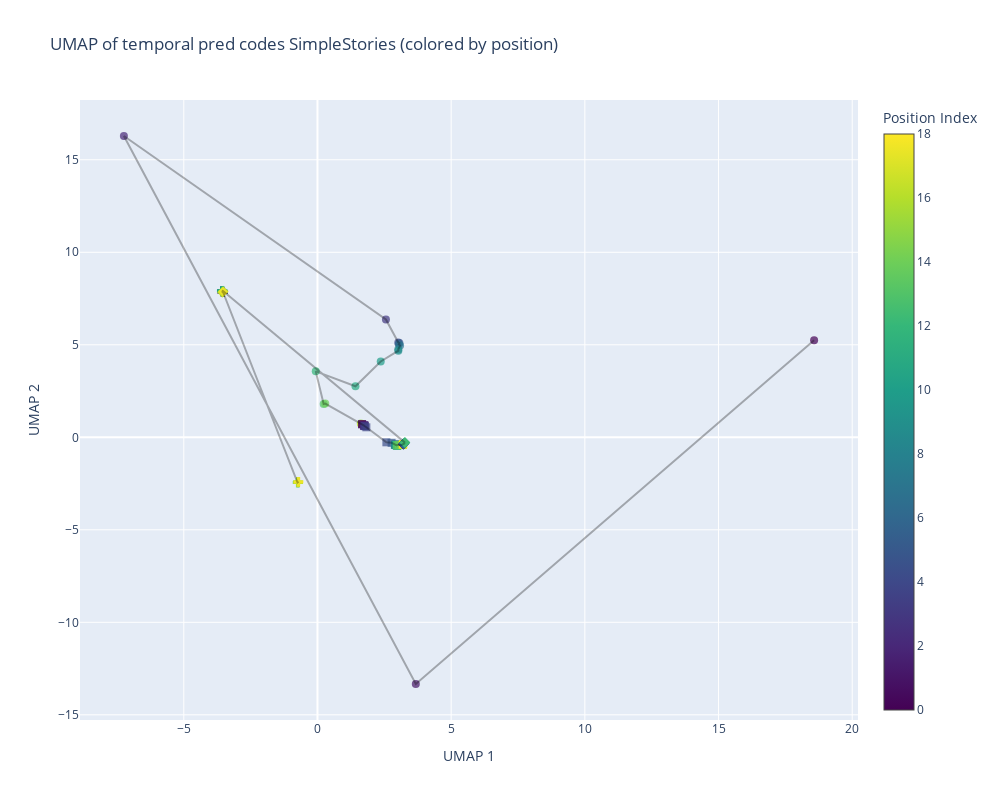

Here is the notebook cell this chart was saved with:
### Code cell
# Create trace data
traces = []

# Define marker shapes for each event
marker_shapes = ['circle', 'square', 'diamond', 'cross', 'x', 'triangle-up', 'triangle-down', 'star']

# Assign shape to each point based on event boundaries
shape_assignments = []
for pos in pos_labels_flat:
    # Find which event this position belongs to
    event_idx = 0
    for i in range(len(event_boundaries) - 1):
        if event_boundaries[i] <= pos < event_boundaries[i + 1]:
            event_idx = i
            break
    else:
        # If position is >= last boundary
        event_idx = len(event_boundaries) - 1
    
    shape_assignments.append(marker_shapes[event_idx % len(marker_shapes)])

# Create a trace for each unique shape (for better rendering)
unique_shapes = list(set(shape_assignments))
for shape in unique_shapes:
    # Get indices for this shape
    shape_mask = [s == shape for s in shape_assignments]
    shape_indices = [i for i, m in enumerate(shape_mask) if m]
    
    traces.append(
        go.Scatter(
            x=embedding_flat[shape_indices, 0],
            y=embedding_flat[shape_indices, 1],
            mode="markers",
            marker=dict(
                size=8,
                symbol=shape,
                color=[pos_labels_flat[i] for i in shape_indices],
                colorscale="Viridis",
                showscale=True if shape == unique_shapes[0] else False,
                colorbar=dict(title="Position Index") if shape == unique_shapes[0] else None,
                opacity=0.7,
            ),
            text=[hover_texts[i] for i in shape_indices],
            hovertemplate="%{text}<br>UMAP1: %{x:.2f}<br>UMAP2: %{y:.2f}<extra></extra>",
            showlegend=False,
        )
    )

# Add sequence connection lines
if CONNECT_SEQUENCES is not None:
    # Determine which sequences to connect
    if isinstance(CONNECT_SEQUENCES, list):
        sequences_to_connect = CONNECT_SEQUENCES
    else:
        # If not a list (e.g., True), connect all sequences
        sequences_to_connect = range(batch_size)
    
    for b in sequences_to_connect:
        if b < batch_size:  # Validate index
            traces.append(
                go.Scatter(
                    x=embedding[b, :, 0],
                    y=embedding[b, :, 1],
                    mode="lines",
                    line=dict(color="black", width=2),
                    opacity=0.3,
                    showlegend=False,
                    hoverinfo="skip",
                )
            )

# Create interactive 2D plot
fig = go.Figure(data=traces)

fig.update_layout(
    title=f"{title_prefix} (colored by position)",
    xaxis_title="UMAP 1",
    yaxis_title="UMAP 2",
    width=1000,
    height=800,
)

fig.show()

### Figure 1 — Plotly figure (JSON) as saved in the notebook; plotly's stock layout.template omitted (floating-point values rounded to 4 significant figures)
{"data": [{"hovertemplate": "%{text}<br>UMAP1: %{x:.2f}<br>UMAP2: %{y:.2f}<extra></extra>", "marker": {"color": [0, 1, 2, 3, 4, 5, 6, 7, 8, 9, 10, 11, 12, 13, 14, 15, 16, 17, 18], "colorbar": {"title": {"text": "Position Index"}}, "colorscale": [[0, "#440154"], [0.1111, "#482878"], [0.2222, "#3e4989"], [0.3333, "#31688e"], [0.4444, "#26828e"], [0.5556, "#1f9e89"], [0.6667, "#35b779"], [0.7778, "#6ece58"], [0.8889, "#b5de2b"], [1, "#fde725"]], "opacity": 0.7, "showscale": true, "size": 8, "symbol": "circle"}, "mode": "markers", "showlegend": false, "text": ["Position: 0<br>Story: <b><bos></b>", "Position: 1<br>Story: <bos><b>P</b>", "Position: 2<br>Story: <bos>P<b>uddles</b>", "Position: 3<br>Story: <bos>Puddles<b> filled</b>", "Position: 4<br>Story: <bos>Puddles filled<b> the</b>", "Position: 5<br>Story: <bos>Puddles filled the<b> streets</b>", "Position: 6<br>Story: <bos>Puddles filled the streets<b> after</b>", "Position: 7<br>Story: <bos>Puddles filled the streets after<b> the</b>", "Position: 8<br>Story: <bos>Puddles filled the streets after the<b> rain</b>", "Position: 9<br>Story: <bos>Puddles filled the streets after the rain<b>.</b>", "Position: 10<br>Story: <bos>Puddles filled the streets after the rain.<b> A</b>", "Position: 11<br>Story: <bos>Puddles filled the streets after the rain. A<b> boy</b>", "Position: 12<br>Story: <bos>Puddles filled the streets after the rain. A boy<b> stepped</b>", "Position: 13<br>Story: <bos>Puddles filled the streets after the rain. A boy stepped<b> carefully</b>", "Position: 14<br>Story: <bos>Puddles filled the streets after the rain. A boy stepped carefully<b>,</b>", "Position: 15<br>Story: <bos>Puddles filled the streets after the rain. A boy stepped carefully,<br><b> shoes</b>", "Position: 16<br>Story: <bos>Puddles filled the streets after the rain. A boy stepped carefully,<br> shoes<b> splashing</b>", "Position: 17<br>Story: <bos>Puddles filled the streets after the rain. A boy stepped carefully,<br> shoes splashing<b>.</b>", "Position: 18<br>Story: <bos>Puddles filled the streets after the rain. A boy stepped carefully,<br> shoes splashing.<b> He</b>"], "type": "scatter", "x": [18.57, 3.678, -7.241, 2.56, 3.023, 3.063, 3.039, 3.089, 3.021, 3.026, 2.366, 1.421, -0.06485, 0.2309, 0.2905, 1.621, 1.673, 1.631, 1.674], "y": [5.251, -13.33, 16.29, 6.37, 5.127, 5.091, 5.024, 4.958, 4.744, 4.684, 4.099, 2.76, 3.563, 1.795, 1.822, 0.748, 0.7178, 0.7218, 0.7167]}, {"hovertemplate": "%{text}<br>UMAP1: %{x:.2f}<br>UMAP2: %{y:.2f}<extra></extra>", "marker": {"color": [71, 72, 73, 74, 75, 76, 77, 78, 79, 80, 81, 82, 83, 84, 85, 86, 87, 88, 89, 90, 91, 92, 93, 94, 95, 96, 97, 98, 100], "colorscale": [[0, "#440154"], [0.1111, "#482878"], [0.2222, "#3e4989"], [0.3333, "#31688e"], [0.4444, "#26828e"], [0.5556, "#1f9e89"], [0.6667, "#35b779"], [0.7778, "#6ece58"], [0.8889, "#b5de2b"], [1, "#fde725"]], "opacity": 0.7, "showscale": false, "size": 8, "symbol": "cross"}, "mode": "markers", "showlegend": false, "text": ["Position: 71<br>Story: <bos>Puddles filled the streets after the rain. A boy stepped carefully,<br> shoes splashing. He had a secret. He had seen a ghost in the<br> old house. The townsfolk said it was just a tale, but he<br> knew better. The ghost was real, and it needed help. His heart<br> raced, but he felt a pull to the house.<b> He</b>", "Position: 72<br>Story: <bos>Puddles filled the streets after the rain. A boy stepped carefully,<br> shoes splashing. He had a secret. He had seen a ghost in the<br> old house. The townsfolk said it was just a tale, but he<br> knew better. The ghost was real, and it needed help. His heart<br> raced, but he felt a pull to the house. He<b> could</b>", "Position: 73<br>Story: <bos>Puddles filled the streets after the rain. A boy stepped carefully,<br> shoes splashing. He had a secret. He had seen a ghost in the<br> old house. The townsfolk said it was just a tale, but he<br> knew better. The ghost was real, and it needed help. His heart<br> raced, but he felt a pull to the house. He could<b> not</b>", "Position: 74<br>Story: <bos>Puddles filled the streets after the rain. A boy stepped carefully,<br> shoes splashing. He had a secret. He had seen a ghost in the<br> old house. The townsfolk said it was just a tale, but he<br> knew better. The ghost was real, and it needed help. His heart<br> raced, but he felt a pull to the house. He could not<b> ignore</b>", "Position: 75<br>Story: <bos>Puddles filled the streets after the rain. A boy stepped carefully,<br> shoes splashing. He had a secret. He had seen a ghost in the<br> old house. The townsfolk said it was just a tale, but he<br> knew better. The ghost was real, and it needed help. His heart<br> raced, but he felt a pull to the house. He could not ignore<br><b> it</b>", "Position: 76<br>Story: <bos>Puddles filled the streets after the rain. A boy stepped carefully,<br> shoes splashing. He had a secret. He had seen a ghost in the<br> old house. The townsfolk said it was just a tale, but he<br> knew better. The ghost was real, and it needed help. His heart<br> raced, but he felt a pull to the house. He could not ignore<br> it<b>.</b>", "Position: 77<br>Story: <bos>Puddles filled the streets after the rain. A boy stepped carefully,<br> shoes splashing. He had a secret. He had seen a ghost in the<br> old house. The townsfolk said it was just a tale, but he<br> knew better. The ghost was real, and it needed help. His heart<br> raced, but he felt a pull to the house. He could not ignore<br> it.<b> He</b>", "Position: 78<br>Story: <bos>Puddles filled the streets after the rain. A boy stepped carefully,<br> shoes splashing. He had a secret. He had seen a ghost in the<br> old house. The townsfolk said it was just a tale, but he<br> knew better. The ghost was real, and it needed help. His heart<br> raced, but he felt a pull to the house. He could not ignore<br> it. He<b> was</b>", "Position: 79<br>Story: <bos>Puddles filled the streets after the rain. A boy stepped carefully,<br> shoes splashing. He had a secret. He had seen a ghost in the<br> old house. The townsfolk said it was just a tale, but he<br> knew better. The ghost was real, and it needed help. His heart<br> raced, but he felt a pull to the house. He could not ignore<br> it. He was<b> the</b>", "Position: 80<br>Story: <bos>Puddles filled the streets after the rain. A boy stepped carefully,<br> shoes splashing. He had a secret. He had seen a ghost in the<br> old house. The townsfolk said it was just a tale, but he<br> knew better. The ghost was real, and it needed help. His heart<br> raced, but he felt a pull to the house. He could not ignore<br> it. He was the<b> only</b>", "Position: 81<br>Story: <bos>Puddles filled the streets after the rain. A boy stepped carefully,<br> shoes splashing. He had a secret. He had seen a ghost in the<br> old house. The townsfolk said it was just a tale, but he<br> knew better. The ghost was real, and it needed help. His heart<br> raced, but he felt a pull to the house. He could not ignore<br> it. He was the only<b> one</b>", "Position: 82<br>Story: <bos>Puddles filled the streets after the rain. A boy stepped carefully,<br> shoes splashing. He had a secret. He had seen a ghost in the<br> old house. The townsfolk said it was just a tale, but he<br> knew better. The ghost was real, and it needed help. His heart<br> raced, but he felt a pull to the house. He could not ignore<br> it. He was the only one<b> who</b>", "Position: 83<br>Story: <bos>Puddles filled the streets after the rain. A boy stepped carefully,<br> shoes splashing. He had a secret. He had seen a ghost in the<br> old house. The townsfolk said it was just a tale, but he<br> knew better. The ghost was real, and it needed help. His heart<br> raced, but he felt a pull to the house. He could not ignore<br> it. He was the only one who<b> could</b>", "Position: 84<br>Story: <bos>Puddles filled the streets after the rain. A boy stepped carefully,<br> shoes splashing. He had a secret. He had seen a ghost in the<br> old house. The townsfolk said it was just a tale, but he<br> knew better. The ghost was real, and it needed help. His heart<br> raced, but he felt a pull to the house. He could not ignore<br> it. He was the only one who could<b> save</b>", "Position: 85<br>Story: <bos>Puddles filled the streets after the rain. A boy stepped carefully,<br> shoes splashing. He had a secret. He had seen a ghost in the<br> old house. The townsfolk said it was just a tale, but he<br> knew better. The ghost was real, and it needed help. His heart<br> raced, but he felt a pull to the house. He could not ignore<br> it. He was the only one who could save<b> the</b>", "Position: 86<br>Story: <bos>Puddles filled the streets after the rain. A boy stepped carefully,<br> shoes splashing. He had a secret. He had seen a ghost in the<br> old house. The townsfolk said it was just a tale, but he<br> knew better. The ghost was real, and it needed help. His heart<br> raced, but he felt a pull to the house. He could not ignore<br> it. He was the only one who could save the<b> ghost</b>", "Position: 87<br>Story: <bos>Puddles filled the streets after the rain. A boy stepped carefully,<br> shoes splashing. He had a secret. He had seen a ghost in the<br> old house. The townsfolk said it was just a tale, but he<br> knew better. The ghost was real, and it needed help. His heart<br> raced, but he felt a pull to the house. He could not ignore<br> it. He was the only one who could save the ghost<b>.</b>", "Position: 88<br>Story: <bos>Puddles filled the streets after the rain. A boy stepped carefully,<br> shoes splashing. He had a secret. He had seen a ghost in the<br> old house. The townsfolk said it was just a tale, but he<br> knew better. The ghost was real, and it needed help. His heart<br> raced, but he felt a pull to the house. He could not ignore<br> it. He was the only one who could save the ghost.<b>\\n</b>", "Position: 89<br>Story: <bos>Puddles filled the streets after the rain. A boy stepped carefully,<br> shoes splashing. He had a secret. He had seen a ghost in the<br> old house. The townsfolk said it was just a tale, but he<br> knew better. The ghost was real, and it needed help. His heart<br> raced, but he felt a pull to the house. He could not ignore<br> it. He was the only one who could save the ghost.\\n<b>The</b>", "Position: 90<br>Story: <bos>Puddles filled the streets after the rain. A boy stepped carefully,<br> shoes splashing. He had a secret. He had seen a ghost in the<br> old house. The townsfolk said it was just a tale, but he<br> knew better. The ghost was real, and it needed help. His heart<br> raced, but he felt a pull to the house. He could not ignore<br> it. He was the only one who could save the ghost.\\nThe<br><b> old</b>", "Position: 91<br>Story: <bos>Puddles filled the streets after the rain. A boy stepped carefully,<br> shoes splashing. He had a secret. He had seen a ghost in the<br> old house. The townsfolk said it was just a tale, but he<br> knew better. The ghost was real, and it needed help. His heart<br> raced, but he felt a pull to the house. He could not ignore<br> it. He was the only one who could save the ghost.\\nThe<br> old<b> house</b>", "Position: 92<br>Story: <bos>Puddles filled the streets after the rain. A boy stepped carefully,<br> shoes splashing. He had a secret. He had seen a ghost in the<br> old house. The townsfolk said it was just a tale, but he<br> knew better. The ghost was real, and it needed help. His heart<br> raced, but he felt a pull to the house. He could not ignore<br> it. He was the only one who could save the ghost.\\nThe<br> old house<b> stood</b>", "Position: 93<br>Story: <bos>Puddles filled the streets after the rain. A boy stepped carefully,<br> shoes splashing. He had a secret. He had seen a ghost in the<br> old house. The townsfolk said it was just a tale, but he<br> knew better. The ghost was real, and it needed help. His heart<br> raced, but he felt a pull to the house. He could not ignore<br> it. He was the only one who could save the ghost.\\nThe<br> old house stood<b> tall</b>", "Position: 94<br>Story: <bos>Puddles filled the streets after the rain. A boy stepped carefully,<br> shoes splashing. He had a secret. He had seen a ghost in the<br> old house. The townsfolk said it was just a tale, but he<br> knew better. The ghost was real, and it needed help. His heart<br> raced, but he felt a pull to the house. He could not ignore<br> it. He was the only one who could save the ghost.\\nThe<br> old house stood tall<b> and</b>", "Position: 95<br>Story: <bos>Puddles filled the streets after the rain. A boy stepped carefully,<br> shoes splashing. He had a secret. He had seen a ghost in the<br> old house. The townsfolk said it was just a tale, but he<br> knew better. The ghost was real, and it needed help. His heart<br> raced, but he felt a pull to the house. He could not ignore<br> it. He was the only one who could save the ghost.\\nThe<br> old house stood tall and<b> silent</b>", "Position: 96<br>Story: <bos>Puddles filled the streets after the rain. A boy stepped carefully,<br> shoes splashing. He had a secret. He had seen a ghost in the<br> old house. The townsfolk said it was just a tale, but he<br> knew better. The ghost was real, and it needed help. His heart<br> raced, but he felt a pull to the house. He could not ignore<br> it. He was the only one who could save the ghost.\\nThe<br> old house stood tall and silent<b>,</b>", "Position: 97<br>Story: <bos>Puddles filled the streets after the rain. A boy stepped carefully,<br> shoes splashing. He had a secret. He had seen a ghost in the<br> old house. The townsfolk said it was just a tale, but he<br> knew better. The ghost was real, and it needed help. His heart<br> raced, but he felt a pull to the house. He could not ignore<br> it. He was the only one who could save the ghost.\\nThe<br> old house stood tall and silent,<b> windows</b>", "Position: 98<br>Story: <bos>Puddles filled the streets after the rain. A boy stepped carefully,<br> shoes splashing. He had a secret. He had seen a ghost in the<br> old house. The townsfolk said it was just a tale, but he<br> knew better. The ghost was real, and it needed help. His heart<br> raced, but he felt a pull to the house. He could not ignore<br> it. He was the only one who could save the ghost.\\nThe<br> old house stood tall and silent, windows<b> dark</b>", "Position: 100<br>Story: <bos>Puddles filled the streets after the rain. A boy stepped carefully,<br> shoes splashing. He had a secret. He had seen a ghost in the<br> old house. The townsfolk said it was just a tale, but he<br> knew better. The ghost was real, and it needed help. His heart<br> raced, but he felt a pull to the house. He could not ignore<br> it. He was the only one who could save the ghost.\\nThe<br> old house stood tall and silent, windows dark like"], "type": "scatter", "x": [-3.536, -3.55, -3.549, -3.538, -3.575, -3.546, -3.552, -3.533, -3.553, -3.564, -3.566, -3.575, -3.563, -3.564, -3.581, -3.566, -3.566, -3.537, -3.559, -3.549, -0.7464, -0.7324, -0.7244, -0.7304, -0.73, -0.7264, -0.7265, -0.7253, -0.7042], "y": [7.849, 7.86, 7.861, 7.849, 7.864, 7.863, 7.866, 7.888, 7.869, 7.897, 7.898, 7.902, 7.894, 7.89, 7.897, 7.89, 7.899, 7.869, 7.908, 7.909, -2.442, -2.435, -2.43, -2.435, -2.435, -2.431, -2.432, -2.429, -2.401]}, {"hovertemplate": "%{text}<br>UMAP1: %{x:.2f}<br>UMAP2: %{y:.2f}<extra></extra>", "marker": {"color": [19, 20, 21, 22, 23, 24, 25, 26, 27, 28, 29, 30, 31, 32, 33, 34, 35, 36, 37, 38, 39, 40, 41, 42, 43, 44, 45, 46, 47, 48, 49, 50, 51, 52], "colorscale": [[0, "#440154"], [0.1111, "#482878"], [0.2222, "#3e4989"], [0.3333, "#31688e"], [0.4444, "#26828e"], [0.5556, "#1f9e89"], [0.6667, "#35b779"], [0.7778, "#6ece58"], [0.8889, "#b5de2b"], [1, "#fde725"]], "opacity": 0.7, "showscale": false, "size": 8, "symbol": "square"}, "mode": "markers", "showlegend": false, "text": ["Position: 19<br>Story: <bos>Puddles filled the streets after the rain. A boy stepped carefully,<br> shoes splashing. He<b> had</b>", "Position: 20<br>Story: <bos>Puddles filled the streets after the rain. A boy stepped carefully,<br> shoes splashing. He had<b> a</b>", "Position: 21<br>Story: <bos>Puddles filled the streets after the rain. A boy stepped carefully,<br> shoes splashing. He had a<b> secret</b>", "Position: 22<br>Story: <bos>Puddles filled the streets after the rain. A boy stepped carefully,<br> shoes splashing. He had a secret<b>.</b>", "Position: 23<br>Story: <bos>Puddles filled the streets after the rain. A boy stepped carefully,<br> shoes splashing. He had a secret.<b> He</b>", "Position: 24<br>Story: <bos>Puddles filled the streets after the rain. A boy stepped carefully,<br> shoes splashing. He had a secret. He<b> had</b>", "Position: 25<br>Story: <bos>Puddles filled the streets after the rain. A boy stepped carefully,<br> shoes splashing. He had a secret. He had<b> seen</b>", "Position: 26<br>Story: <bos>Puddles filled the streets after the rain. A boy stepped carefully,<br> shoes splashing. He had a secret. He had seen<b> a</b>", "Position: 27<br>Story: <bos>Puddles filled the streets after the rain. A boy stepped carefully,<br> shoes splashing. He had a secret. He had seen a<b> ghost</b>", "Position: 28<br>Story: <bos>Puddles filled the streets after the rain. A boy stepped carefully,<br> shoes splashing. He had a secret. He had seen a ghost<b> in</b>", "Position: 29<br>Story: <bos>Puddles filled the streets after the rain. A boy stepped carefully,<br> shoes splashing. He had a secret. He had seen a ghost in<b> the</b>", "Position: 30<br>Story: <bos>Puddles filled the streets after the rain. A boy stepped carefully,<br> shoes splashing. He had a secret. He had seen a ghost in the<br><b> old</b>", "Position: 31<br>Story: <bos>Puddles filled the streets after the rain. A boy stepped carefully,<br> shoes splashing. He had a secret. He had seen a ghost in the<br> old<b> house</b>", "Position: 32<br>Story: <bos>Puddles filled the streets after the rain. A boy stepped carefully,<br> shoes splashing. He had a secret. He had seen a ghost in the<br> old house<b>.</b>", "Position: 33<br>Story: <bos>Puddles filled the streets after the rain. A boy stepped carefully,<br> shoes splashing. He had a secret. He had seen a ghost in the<br> old house.<b> The</b>", "Position: 34<br>Story: <bos>Puddles filled the streets after the rain. A boy stepped carefully,<br> shoes splashing. He had a secret. He had seen a ghost in the<br> old house. The<b> towns</b>", "Position: 35<br>Story: <bos>Puddles filled the streets after the rain. A boy stepped carefully,<br> shoes splashing. He had a secret. He had seen a ghost in the<br> old house. The towns<b>folk</b>", "Position: 36<br>Story: <bos>Puddles filled the streets after the rain. A boy stepped carefully,<br> shoes splashing. He had a secret. He had seen a ghost in the<br> old house. The townsfolk<b> said</b>", "Position: 37<br>Story: <bos>Puddles filled the streets after the rain. A boy stepped carefully,<br> shoes splashing. He had a secret. He had seen a ghost in the<br> old house. The townsfolk said<b> it</b>", "Position: 38<br>Story: <bos>Puddles filled the streets after the rain. A boy stepped carefully,<br> shoes splashing. He had a secret. He had seen a ghost in the<br> old house. The townsfolk said it<b> was</b>", "Position: 39<br>Story: <bos>Puddles filled the streets after the rain. A boy stepped carefully,<br> shoes splashing. He had a secret. He had seen a ghost in the<br> old house. The townsfolk said it was<b> just</b>", "Position: 40<br>Story: <bos>Puddles filled the streets after the rain. A boy stepped carefully,<br> shoes splashing. He had a secret. He had seen a ghost in the<br> old house. The townsfolk said it was just<b> a</b>", "Position: 41<br>Story: <bos>Puddles filled the streets after the rain. A boy stepped carefully,<br> shoes splashing. He had a secret. He had seen a ghost in the<br> old house. The townsfolk said it was just a<b> tale</b>", "Position: 42<br>Story: <bos>Puddles filled the streets after the rain. A boy stepped carefully,<br> shoes splashing. He had a secret. He had seen a ghost in the<br> old house. The townsfolk said it was just a tale<b>,</b>", "Position: 43<br>Story: <bos>Puddles filled the streets after the rain. A boy stepped carefully,<br> shoes splashing. He had a secret. He had seen a ghost in the<br> old house. The townsfolk said it was just a tale,<b> but</b>", "Position: 44<br>Story: <bos>Puddles filled the streets after the rain. A boy stepped carefully,<br> shoes splashing. He had a secret. He had seen a ghost in the<br> old house. The townsfolk said it was just a tale, but<b> he</b>", "Position: 45<br>Story: <bos>Puddles filled the streets after the rain. A boy stepped carefully,<br> shoes splashing. He had a secret. He had seen a ghost in the<br> old house. The townsfolk said it was just a tale, but he<br><b> knew</b>", "Position: 46<br>Story: <bos>Puddles filled the streets after the rain. A boy stepped carefully,<br> shoes splashing. He had a secret. He had seen a ghost in the<br> old house. The townsfolk said it was just a tale, but he<br> knew<b> better</b>", "Position: 47<br>Story: <bos>Puddles filled the streets after the rain. A boy stepped carefully,<br> shoes splashing. He had a secret. He had seen a ghost in the<br> old house. The townsfolk said it was just a tale, but he<br> knew better<b>.</b>", "Position: 48<br>Story: <bos>Puddles filled the streets after the rain. A boy stepped carefully,<br> shoes splashing. He had a secret. He had seen a ghost in the<br> old house. The townsfolk said it was just a tale, but he<br> knew better.<b> The</b>", "Position: 49<br>Story: <bos>Puddles filled the streets after the rain. A boy stepped carefully,<br> shoes splashing. He had a secret. He had seen a ghost in the<br> old house. The townsfolk said it was just a tale, but he<br> knew better. The<b> ghost</b>", "Position: 50<br>Story: <bos>Puddles filled the streets after the rain. A boy stepped carefully,<br> shoes splashing. He had a secret. He had seen a ghost in the<br> old house. The townsfolk said it was just a tale, but he<br> knew better. The ghost<b> was</b>", "Position: 51<br>Story: <bos>Puddles filled the streets after the rain. A boy stepped carefully,<br> shoes splashing. He had a secret. He had seen a ghost in the<br> old house. The townsfolk said it was just a tale, but he<br> knew better. The ghost was<b> real</b>", "Position: 52<br>Story: <bos>Puddles filled the streets after the rain. A boy stepped carefully,<br> shoes splashing. He had a secret. He had seen a ghost in the<br> old house. The townsfolk said it was just a tale, but he<br> knew better. The ghost was real<b>,</b>"], "type": "scatter", "x": [1.669, 1.67, 1.755, 1.763, 1.742, 1.749, 1.765, 1.827, 2.577, 2.772, 2.93, 2.911, 2.905, 2.914, 2.975, 2.95, 2.894, 2.957, 2.977, 2.966, 2.984, 2.981, 2.953, 2.985, 2.976, 3.044, 3.146, 3.183, 3.191, 3.197, 3.183, 3.198, 3.208, 3.206], "y": [0.718, 0.6965, 0.6636, 0.613, 0.6261, 0.622, 0.6021, 0.5414, -0.2712, -0.2997, -0.4077, -0.3925, -0.3955, -0.3978, -0.4434, -0.4102, -0.413, -0.4247, -0.4214, -0.4364, -0.4437, -0.4428, -0.4237, -0.4441, -0.4308, -0.4153, -0.4197, -0.3973, -0.3878, -0.3875, -0.4053, -0.3814, -0.3701, -0.3764]}, {"hovertemplate": "%{text}<br>UMAP1: %{x:.2f}<br>UMAP2: %{y:.2f}<extra></extra>", "marker": {"color": [53, 54, 55, 56, 57, 58, 59, 60, 61, 62, 63, 64, 65, 66, 67, 68, 69, 70], "colorscale": [[0, "#440154"], [0.1111, "#482878"], [0.2222, "#3e4989"], [0.3333, "#31688e"], [0.4444, "#26828e"], [0.5556, "#1f9e89"], [0.6667, "#35b779"], [0.7778, "#6ece58"], [0.8889, "#b5de2b"], [1, "#fde725"]], "opacity": 0.7, "showscale": false, "size": 8, "symbol": "diamond"}, "mode": "markers", "showlegend": false, "text": ["Position: 53<br>Story: <bos>Puddles filled the streets after the rain. A boy stepped carefully,<br> shoes splashing. He had a secret. He had seen a ghost in the<br> old house. The townsfolk said it was just a tale, but he<br> knew better. The ghost was real,<b> and</b>", "Position: 54<br>Story: <bos>Puddles filled the streets after the rain. A boy stepped carefully,<br> shoes splashing. He had a secret. He had seen a ghost in the<br> old house. The townsfolk said it was just a tale, but he<br> knew better. The ghost was real, and<b> it</b>", "Position: 55<br>Story: <bos>Puddles filled the streets after the rain. A boy stepped carefully,<br> shoes splashing. He had a secret. He had seen a ghost in the<br> old house. The townsfolk said it was just a tale, but he<br> knew better. The ghost was real, and it<b> needed</b>", "Position: 56<br>Story: <bos>Puddles filled the streets after the rain. A boy stepped carefully,<br> shoes splashing. He had a secret. He had seen a ghost in the<br> old house. The townsfolk said it was just a tale, but he<br> knew better. The ghost was real, and it needed<b> help</b>", "Position: 57<br>Story: <bos>Puddles filled the streets after the rain. A boy stepped carefully,<br> shoes splashing. He had a secret. He had seen a ghost in the<br> old house. The townsfolk said it was just a tale, but he<br> knew better. The ghost was real, and it needed help<b>.</b>", "Position: 58<br>Story: <bos>Puddles filled the streets after the rain. A boy stepped carefully,<br> shoes splashing. He had a secret. He had seen a ghost in the<br> old house. The townsfolk said it was just a tale, but he<br> knew better. The ghost was real, and it needed help.<b> His</b>", "Position: 59<br>Story: <bos>Puddles filled the streets after the rain. A boy stepped carefully,<br> shoes splashing. He had a secret. He had seen a ghost in the<br> old house. The townsfolk said it was just a tale, but he<br> knew better. The ghost was real, and it needed help. His<b> heart</b>", "Position: 60<br>Story: <bos>Puddles filled the streets after the rain. A boy stepped carefully,<br> shoes splashing. He had a secret. He had seen a ghost in the<br> old house. The townsfolk said it was just a tale, but he<br> knew better. The ghost was real, and it needed help. His heart<br><b> raced</b>", "Position: 61<br>Story: <bos>Puddles filled the streets after the rain. A boy stepped carefully,<br> shoes splashing. He had a secret. He had seen a ghost in the<br> old house. The townsfolk said it was just a tale, but he<br> knew better. The ghost was real, and it needed help. His heart<br> raced<b>,</b>", "Position: 62<br>Story: <bos>Puddles filled the streets after the rain. A boy stepped carefully,<br> shoes splashing. He had a secret. He had seen a ghost in the<br> old house. The townsfolk said it was just a tale, but he<br> knew better. The ghost was real, and it needed help. His heart<br> raced,<b> but</b>", "Position: 63<br>Story: <bos>Puddles filled the streets after the rain. A boy stepped carefully,<br> shoes splashing. He had a secret. He had seen a ghost in the<br> old house. The townsfolk said it was just a tale, but he<br> knew better. The ghost was real, and it needed help. His heart<br> raced, but<b> he</b>", "Position: 64<br>Story: <bos>Puddles filled the streets after the rain. A boy stepped carefully,<br> shoes splashing. He had a secret. He had seen a ghost in the<br> old house. The townsfolk said it was just a tale, but he<br> knew better. The ghost was real, and it needed help. His heart<br> raced, but he<b> felt</b>", "Position: 65<br>Story: <bos>Puddles filled the streets after the rain. A boy stepped carefully,<br> shoes splashing. He had a secret. He had seen a ghost in the<br> old house. The townsfolk said it was just a tale, but he<br> knew better. The ghost was real, and it needed help. His heart<br> raced, but he felt<b> a</b>", "Position: 66<br>Story: <bos>Puddles filled the streets after the rain. A boy stepped carefully,<br> shoes splashing. He had a secret. He had seen a ghost in the<br> old house. The townsfolk said it was just a tale, but he<br> knew better. The ghost was real, and it needed help. His heart<br> raced, but he felt a<b> pull</b>", "Position: 67<br>Story: <bos>Puddles filled the streets after the rain. A boy stepped carefully,<br> shoes splashing. He had a secret. He had seen a ghost in the<br> old house. The townsfolk said it was just a tale, but he<br> knew better. The ghost was real, and it needed help. His heart<br> raced, but he felt a pull<b> to</b>", "Position: 68<br>Story: <bos>Puddles filled the streets after the rain. A boy stepped carefully,<br> shoes splashing. He had a secret. He had seen a ghost in the<br> old house. The townsfolk said it was just a tale, but he<br> knew better. The ghost was real, and it needed help. His heart<br> raced, but he felt a pull to<b> the</b>", "Position: 69<br>Story: <bos>Puddles filled the streets after the rain. A boy stepped carefully,<br> shoes splashing. He had a secret. He had seen a ghost in the<br> old house. The townsfolk said it was just a tale, but he<br> knew better. The ghost was real, and it needed help. His heart<br> raced, but he felt a pull to the<b> house</b>", "Position: 70<br>Story: <bos>Puddles filled the streets after the rain. A boy stepped carefully,<br> shoes splashing. He had a secret. He had seen a ghost in the<br> old house. The townsfolk said it was just a tale, but he<br> knew better. The ghost was real, and it needed help. His heart<br> raced, but he felt a pull to the house<b>.</b>"], "type": "scatter", "x": [3.208, 3.209, 3.211, 3.218, 3.218, 3.22, 3.214, 3.245, 3.263, 3.259, 3.266, 3.278, 3.271, -3.531, -3.554, -3.546, -3.559, -3.514], "y": [-0.3739, -0.375, -0.3728, -0.3639, -0.3674, -0.3608, -0.352, -0.3129, -0.288, -0.2895, -0.2944, -0.2802, -0.2844, 7.904, 7.848, 7.851, 7.831, 7.874]}, {"hoverinfo": "skip", "line": {"color": "black", "width": 2}, "mode": "lines", "opacity": 0.3, "showlegend": false, "type": "scatter", "x": [18.57, 3.678, -7.241, 2.56, 3.023, 3.063, 3.039, 3.089, 3.021, 3.026, 2.366, 1.421, -0.06485, 0.2309, 0.2905, 1.621, 1.673, 1.631, 1.674, 1.669, 1.67, 1.755, 1.763, 1.742, 1.749, 1.765, 1.827, 2.577, 2.772, 2.93, 2.911, 2.905, 2.914, 2.975, 2.95, 2.894, 2.957, 2.977, 2.966, 2.984, 2.981, 2.953, 2.985, 2.976, 3.044, 3.146, 3.183, 3.191, 3.197, 3.183, 3.198, 3.208, 3.206, 3.208, 3.209, 3.211, 3.218, 3.218, 3.22, 3.214, 3.245, 3.263, 3.259, 3.266, 3.278, 3.271, -3.531, -3.554, -3.546, -3.559, -3.514, -3.536, -3.55, -3.549, -3.538, -3.575, -3.546, -3.552, -3.533, -3.553, -3.564, -3.566, -3.575, -3.563, -3.564, -3.581, -3.566, -3.566, -3.537, -3.559, -3.549, -0.7464, -0.7324, -0.7244, -0.7304, -0.73, -0.7264, -0.7265, -0.7253, -0.7042], "y": [5.251, -13.33, 16.29, 6.37, 5.127, 5.091, 5.024, 4.958, 4.744, 4.684, 4.099, 2.76, 3.563, 1.795, 1.822, 0.748, 0.7178, 0.7218, 0.7167, 0.718, 0.6965, 0.6636, 0.613, 0.6261, 0.622, 0.6021, 0.5414, -0.2712, -0.2997, -0.4077, -0.3925, -0.3955, -0.3978, -0.4434, -0.4102, -0.413, -0.4247, -0.4214, -0.4364, -0.4437, -0.4428, -0.4237, -0.4441, -0.4308, -0.4153, -0.4197, -0.3973, -0.3878, -0.3875, -0.4053, -0.3814, -0.3701, -0.3764, -0.3739, -0.375, -0.3728, -0.3639, -0.3674, -0.3608, -0.352, -0.3129, -0.288, -0.2895, -0.2944, -0.2802, -0.2844, 7.904, 7.848, 7.851, 7.831, 7.874, 7.849, 7.86, 7.861, 7.849, 7.864, 7.863, 7.866, 7.888, 7.869, 7.897, 7.898, 7.902, 7.894, 7.89, 7.897, 7.89, 7.899, 7.869, 7.908, 7.909, -2.442, -2.435, -2.43, -2.435, -2.435, -2.431, -2.432, -2.429, -2.401]}], "layout": {"height": 800, "title": {"text": "UMAP of temporal pred codes SimpleStories (colored by position)"}, "width": 1000, "xaxis": {"title": {"text": "UMAP 1"}}, "yaxis": {"title": {"text": "UMAP 2"}}}}
